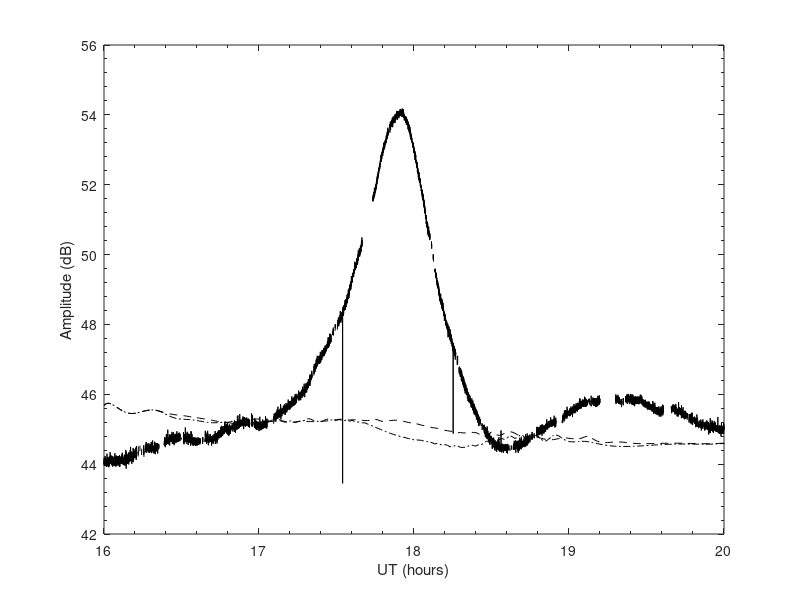
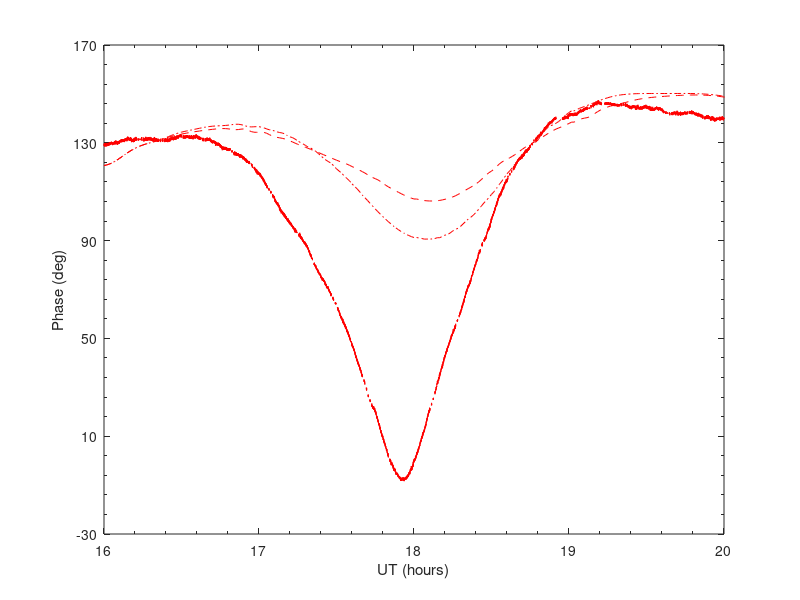
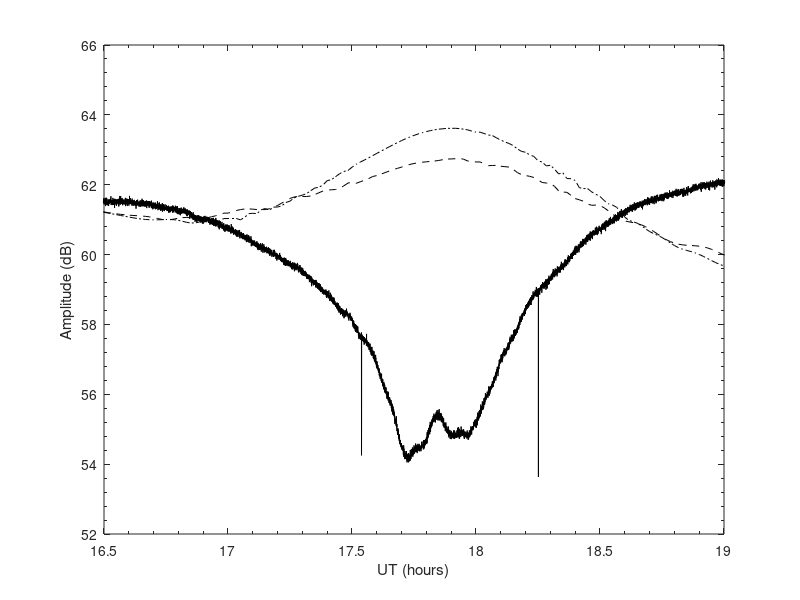
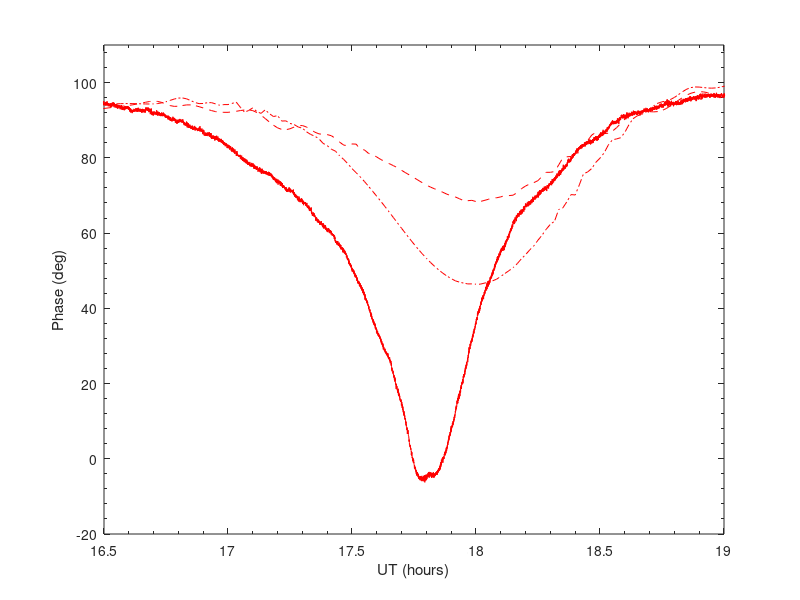

Write the MATLAB code that produced these figures, in order.


% by Wei Xu
% 08/28/2018
% eclipse project, 2018
% to plot figure 3 in the GRL paper

clear; clc; 

load('fig3.mat');

% plot figure 3a
figure; 
set(gca,'color',[1 1 1]);
set(gca,'defaultAxesFontSize',16);
plot(fig3a.time, fig3a.amp, 'k', fig3a.t, fig3a.euv, 'k--', fig3a.t, fig3a.fuv, 'k-.')
xlabel('UT (hours)');
ylabel('Amplitude (dB)');
set(gca, 'xlim',[16 20]);
set(gca,'XMinorTick','on');
set(gca,'XTick',[16  17 18 19 20]);
set(gca,'YLim',[42 56]);
set(gca,'YMinorTick','on');
set(gca,'YTick',[42 44 46 48 50 52 54 56]);

% plot figure 3b
figure; 
set(gca,'color',[1 1 1]);
set(gca,'defaultAxesFontSize',16);
plot(fig3b.time, fig3b.pha, 'r', fig3b.t, fig3b.euv, 'r--', fig3b.t, fig3b.fuv, 'r-.');
xlabel('UT (hours)');
ylabel('Phase (deg)');
set(gca, 'xlim',[16 20]);
set(gca,'XMinorTick','on');
set(gca,'XTick',[16  17 18 19 20]);
set(gca,'YLim',[-30 170]);
set(gca,'YMinorTick','on');
set(gca,'YTick',[-30 10 50 90 130 170]);

% plot figure 3c
figure; 
set(gca,'color',[1 1 1]);
set(gca,'defaultAxesFontSize',16);
plot(fig3c.time, fig3c.amp, 'k', fig3c.t, fig3c.euv, 'k--', fig3c.t, fig3c.fuv, 'k-.'); 
xlabel('UT (hours)');
ylabel('Amplitude (dB)');
set(gca, 'xlim',[16.5 19]);
set(gca,'XMinorTick','on');
set(gca,'XTick',[16.5 17 17.5 18 18.5 19]);
set(gca,'YLim',[52 66]);
set(gca,'YMinorTick','on');
set(gca,'YTick',[52 54 56 58 60 62 64 66]);

% plot figure 3d
figure; 
set(gca,'color',[1 1 1]);
set(gca,'defaultAxesFontSize',16);
plot(fig3d.time, fig3d.pha, 'r', fig3d.t, fig3d.euv, 'r--', fig3d.t, fig3d.fuv, 'r-.')
xlabel('UT (hours)');
ylabel('Phase (deg)');
set(gca, 'xlim',[16.5 19]);
set(gca,'XMinorTick','on');
set(gca,'XTick',[16.5 17 17.5 18 18.5 19]);
set(gca,'YLim',[-20 110]);
set(gca,'YMinorTick','on');
set(gca,'YTick',[-20 0 20 40 60 80 100]);


